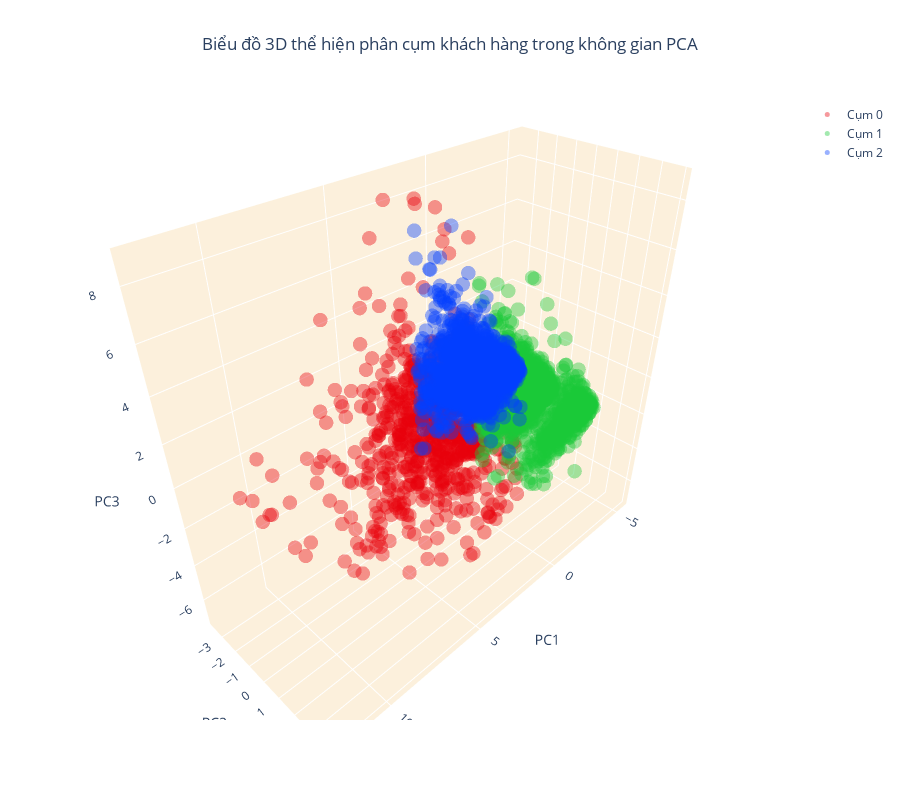

Notebook cell for this chart:
### Code cell
# Tạo các DataFrame riêng biệt cho từng cụm
cluster_0 = customer_data_pca[customer_data_pca['cluster'] == 0] 
cluster_1 = customer_data_pca[customer_data_pca['cluster'] == 1] 
cluster_2 = customer_data_pca[customer_data_pca['cluster'] == 2] 

# Tạo biểu đồ phân tán 3D (3D scatter plot)
fig = go.Figure()

# Thêm dữ liệu của từng cụm vào biểu đồ và chỉ định màu sắc riêng
fig.add_trace(go.Scatter3d(x=cluster_0['PC1'], y=cluster_0['PC2'], z=cluster_0['PC3'], 
                           mode='markers', marker=dict(color=colors[0], size=5, opacity=0.4), name='Cụm 0'))
fig.add_trace(go.Scatter3d(x=cluster_1['PC1'], y=cluster_1['PC2'], z=cluster_1['PC3'], 
                           mode='markers', marker=dict(color=colors[1], size=5, opacity=0.4), name='Cụm 1'))
fig.add_trace(go.Scatter3d(x=cluster_2['PC1'], y=cluster_2['PC2'], z=cluster_2['PC3'], 
                           mode='markers', marker=dict(color=colors[2], size=5, opacity=0.4), name='Cụm 2'))

# Thiết lập tiêu đề và cấu hình giao diện biểu đồ
fig.update_layout(
    title=dict(text='Biểu đồ 3D thể hiện phân cụm khách hàng trong không gian PCA', x=0.5),
    scene=dict(
        xaxis=dict(backgroundcolor="#fcf0dc", gridcolor='white', title='PC1'),
        yaxis=dict(backgroundcolor="#fcf0dc", gridcolor='white', title='PC2'),
        zaxis=dict(backgroundcolor="#fcf0dc", gridcolor='white', title='PC3'),
    ),
    width=900,
    height=800
)

# Hiển thị biểu đồ
fig.show()

### Figure 1 — Plotly figure (JSON) as saved in the notebook; plotly's stock layout.template omitted (floating-point values rounded to 4 significant figures; data arrays with more than 128 entries replaced by an {"elided": "..."} marker saying what was removed)
{"data": [{"marker": {"color": "#e8000b", "opacity": 0.4, "size": 5}, "mode": "markers", "name": "Cụm 0", "type": "scatter3d", "x": {"elided": "736 float values"}, "y": {"elided": "736 float values"}, "z": {"elided": "736 float values"}}, {"marker": {"color": "#1ac938", "opacity": 0.4, "size": 5}, "mode": "markers", "name": "Cụm 1", "type": "scatter3d", "x": {"elided": "1656 float values"}, "y": {"elided": "1656 float values"}, "z": {"elided": "1656 float values"}}, {"marker": {"color": "#023eff", "opacity": 0.4, "size": 5}, "mode": "markers", "name": "Cụm 2", "type": "scatter3d", "x": {"elided": "1675 float values"}, "y": {"elided": "1675 float values"}, "z": {"elided": "1675 float values"}}], "layout": {"height": 800, "scene": {"xaxis": {"backgroundcolor": "#fcf0dc", "gridcolor": "white", "title": {"text": "PC1"}}, "yaxis": {"backgroundcolor": "#fcf0dc", "gridcolor": "white", "title": {"text": "PC2"}}, "zaxis": {"backgroundcolor": "#fcf0dc", "gridcolor": "white", "title": {"text": "PC3"}}}, "title": {"text": "Biểu đồ 3D thể hiện phân cụm khách hàng trong không gian PCA", "x": 0.5}, "width": 900}}
